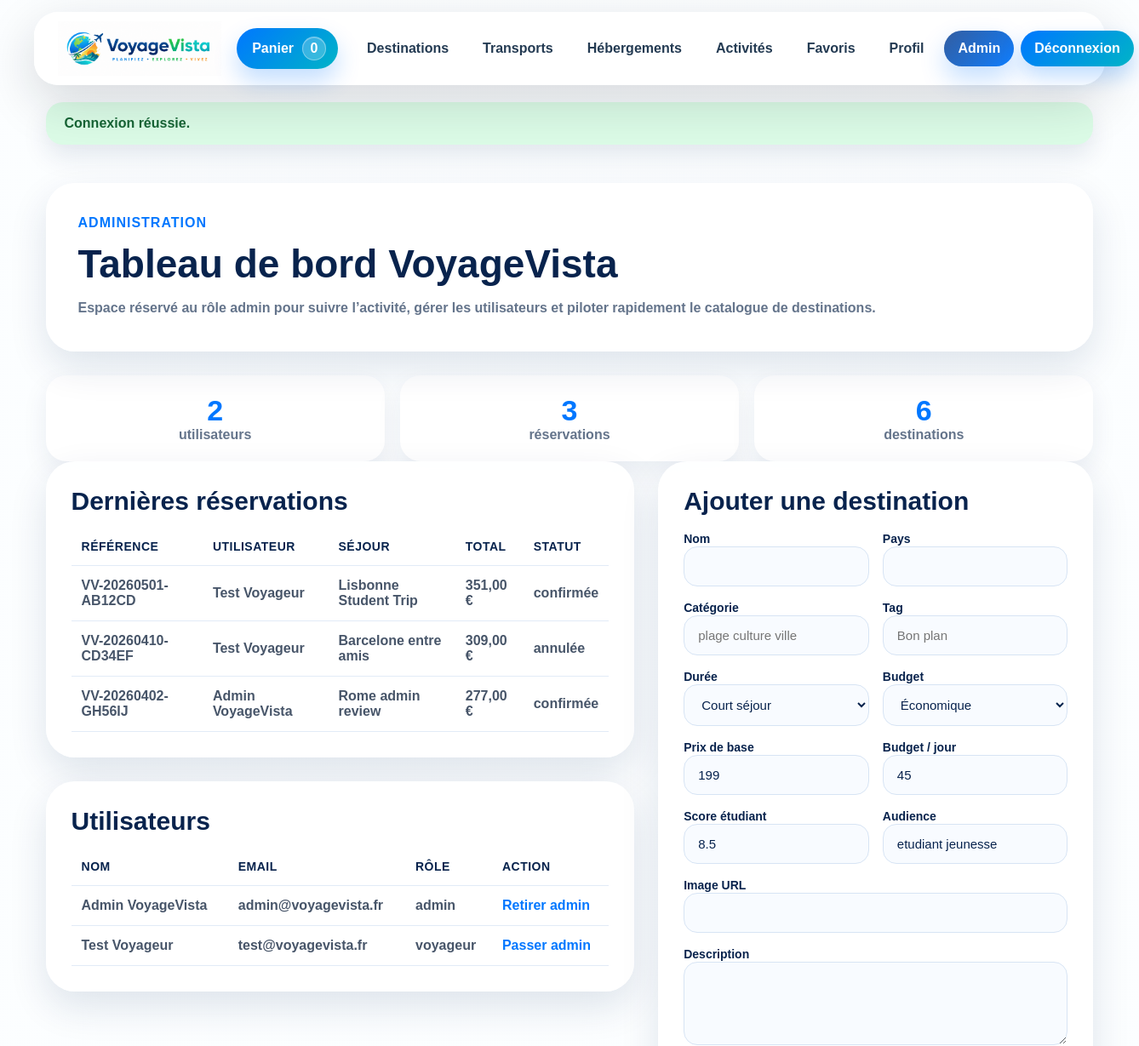
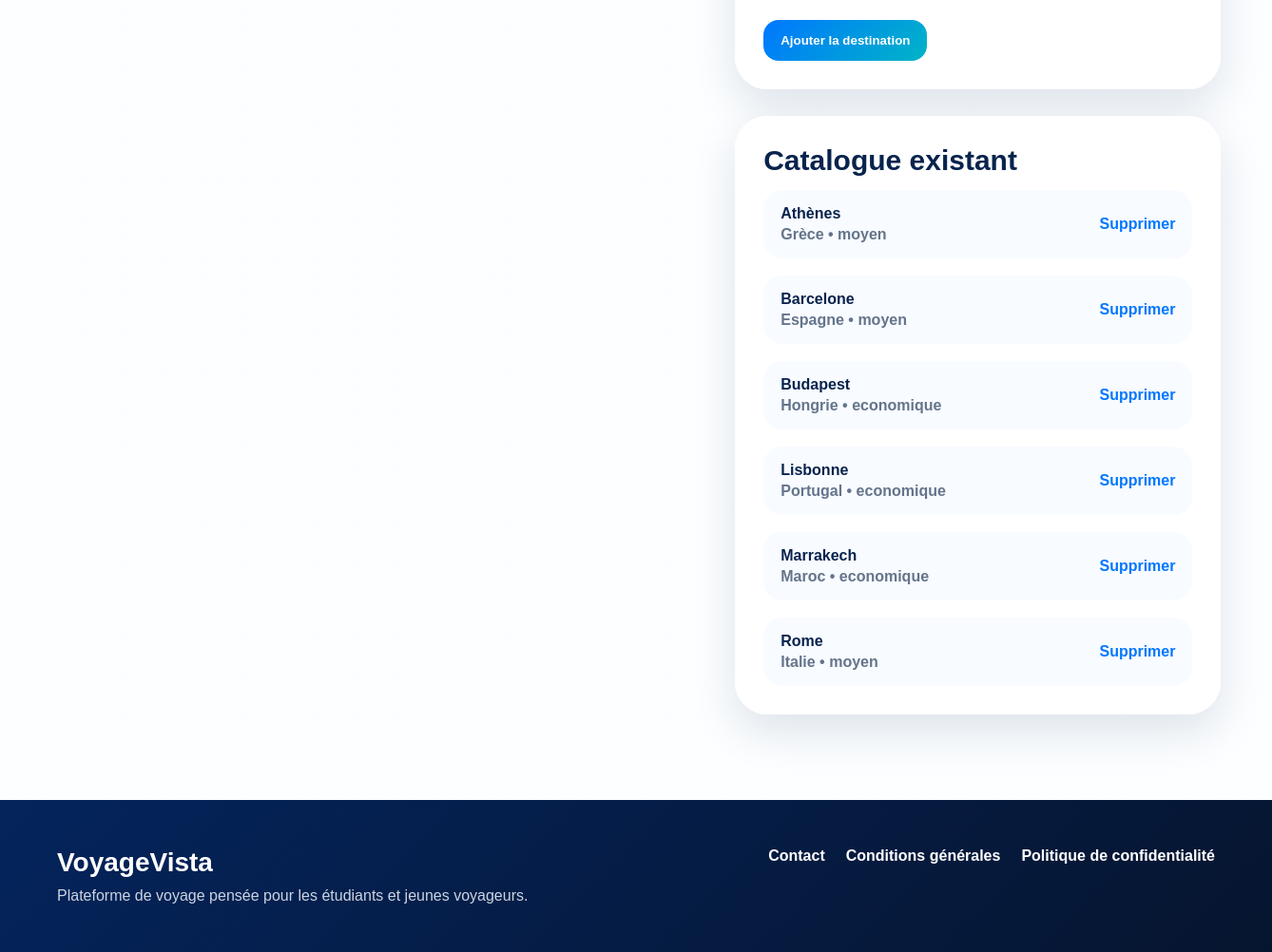
/index.php?page=admin (signed in), run on the app's committed database (2 pictures, top to bottom).
### tables this page shows
CREATE TABLE reservations (
    id INT AUTO_INCREMENT PRIMARY KEY,
    user_id INT NOT NULL,
    reference VARCHAR(40) NOT NULL UNIQUE,
    stay_label VARCHAR(150) NOT NULL,
    travelers INT NOT NULL DEFAULT 1,
    start_date DATE NULL,
    end_date DATE NULL,
    total_amount DECIMAL(10, 2) NOT NULL DEFAULT 0,
    payment_name VARCHAR(120) NOT NULL,
    payment_card_last4 CHAR(4) NOT NULL DEFAULT '0000',
    status ENUM('confirmée', 'annulée') NOT NULL DEFAULT 'confirmée',
    created_at TIMESTAMP NOT NULL DEFAULT CURRENT_TIMESTAMP,
    updated_at TIMESTAMP NULL DEFAULT CURRENT_TIMESTAMP ON UPDATE CURRENT_TIMESTAMP,
    CONSTRAINT fk_reservations_user
        FOREIGN KEY (user_id) REFERENCES users(id)
        ON DELETE CASCADE
);

CREATE TABLE users (
    id INT AUTO_INCREMENT PRIMARY KEY,
    firstname VARCHAR(80) NOT NULL,
    lastname VARCHAR(80) NOT NULL,
    email VARCHAR(150) NOT NULL UNIQUE,
    password_hash VARCHAR(255) NOT NULL,
    role ENUM('voyageur', 'admin') NOT NULL DEFAULT 'voyageur',
    created_at TIMESTAMP NOT NULL DEFAULT CURRENT_TIMESTAMP,
    updated_at TIMESTAMP NULL DEFAULT CURRENT_TIMESTAMP ON UPDATE CURRENT_TIMESTAMP
);

CREATE TABLE destinations (
    id INT AUTO_INCREMENT PRIMARY KEY,
    name VARCHAR(120) NOT NULL,
    country VARCHAR(120) NOT NULL,
    category VARCHAR(120) NOT NULL,
    duration_type ENUM('court', 'long') NOT NULL DEFAULT 'court',
    budget_level ENUM('economique', 'moyen', 'premium') NOT NULL DEFAULT 'economique',
    audience VARCHAR(120) NOT NULL DEFAULT 'etudiant',
    student_tag VARCHAR(120) NOT NULL DEFAULT 'Bon plan',
    description TEXT NOT NULL,
    base_price DECIMAL(10, 2) NOT NULL DEFAULT 0,
    daily_budget DECIMAL(10, 2) NOT NULL DEFAULT 0,
    student_score DECIMAL(4, 2) NOT NULL DEFAULT 0,
    image_url VARCHAR(255) NOT NULL,
    created_at TIMESTAMP NOT NULL DEFAULT CURRENT_TIMESTAMP
);

### config/repositories.php (called while the page is built, shortened)
<?php
function fetch_all_rows($sql, array $params = [])
{
    $pdo = db();
    $statement = $pdo->prepare($sql);
    $statement->execute($params);
    return $statement->fetchAll();
}
function fetch_one_row($sql, array $params = [])
{
    $pdo = db();
    $statement = $pdo->prepare($sql);
    $statement->execute($params);
    $row = $statement->fetch();
    return $row ?: null;
}
function list_users()
{
    return fetch_all_rows(
        'SELECT id, firstname, lastname, email, role, created_at
         FROM users
         ORDER BY created_at DESC'
    );
}
function get_dashboard_stats()
{
    return [
        'users' => (int) (fetch_one_row('SELECT COUNT(*) AS total FROM users')['total'] ?? 0),
        'reservations' => (int) (fetch_one_row('SELECT COUNT(*) AS total FROM reservations')['total'] ?? 0),
        'destinations' => (int) (fetch_one_row('SELECT COUNT(*) AS total FROM destinations')['total'] ?? 0),
    ];
}
function get_recent_reservations($limit = 5)
{
    $limit = max(1, (int) $limit);
    return fetch_all_rows(
        "SELECT reservations.id,
                reservations.reference,
                reservations.stay_label,
                reservations.total_amount,
                reservations.status,
                reservations.created_at,
                users.firstname,
                users.lastname,
                users.email
         FROM reservations
         INNER JOIN users ON users.id = reservations.user_id
         ORDER BY reservations.created_at DESC
         LIMIT {$limit}"
    );
}
function get_destinations(array $filters = [])
{
    $sql = 'SELECT *
            FROM destinations
            WHERE 1 = 1';
    $params = [];
    $sort = $filters['sort'] ?? 'score';
    $orderBy = [
        'prix' => 'base_price ASC',
        'nom' => 'name ASC',
        'budget_jour' => 'daily_budget ASC',
        'score' => 'student_score DESC',
    ];
    $sql .= ' ORDER BY ' . ($orderBy[$sort] ?? 'student_score DESC');
    return fetch_all_rows($sql, $params);
}

### config/helpers.php (called while the page is built, shortened)
<?php
function e($value)
{
    return htmlspecialchars((string) $value, ENT_QUOTES, 'UTF-8');
}
function format_price($amount)
{
    return number_format((float) $amount, 2, ',', ' ');
}

### pages/admin.php (the view, shortened to what this page needs)
<?php
$stats = db_is_available() ? get_dashboard_stats() : ['users' => 0, 'reservations' => 0, 'destinations' => 0];
$recentReservations = db_is_available() ? get_recent_reservations(5) : [];
$users = db_is_available() ? list_users() : [];
$destinations = db_is_available() ? get_destinations(['sort' => 'nom']) : [];
?>
<section class="admin-page">
    <div class="admin-hero">
        <div>
            <span>Administration</span>
            <h1>Tableau de bord VoyageVista</h1>
            <p>
                Espace réservé au rôle admin pour suivre l’activité, gérer les utilisateurs
                et piloter rapidement le catalogue de destinations.
            </p>
        </div>
    </div>
    <div class="admin-stats">
        <article class="admin-stat-card">
            <strong><?php echo (int) $stats['users']; ?></strong>
            <span>utilisateurs</span>
        </article>
        <article class="admin-stat-card">
            <strong><?php echo (int) $stats['reservations']; ?></strong>
            <span>réservations</span>
        </article>
        <article class="admin-stat-card">
            <strong><?php echo (int) $stats['destinations']; ?></strong>
            <span>destinations</span>
        </article>
    </div>
    <div class="admin-layout">
        <div class="admin-column">
            <section class="admin-card">
                <h2>Dernières réservations</h2>
                <?php if (empty($recentReservations)) { ?>
                    <p class="empty-state">Aucune réservation récente à afficher.</p>
                <?php } else { ?>
                    <div class="admin-table-wrap">
                        <table class="admin-table">
                            <thead>
                                <tr>
                                    <th>Référence</th>
                                    <th>Utilisateur</th>
                                    <th>Séjour</th>
                                    <th>Total</th>
                                    <th>Statut</th>
                                </tr>
                            </thead>
                            <tbody>
                                <?php foreach ($recentReservations as $reservation) { ?>
                                    <tr>
                                        <td><?php echo e($reservation['reference']); ?></td>
                                        <td><?php echo e(trim($reservation['firstname'] . ' ' . $reservation['lastname'])); ?></td>
                                        <td><?php echo e($reservation['stay_label']); ?></td>
                                        <td><?php echo format_price($reservation['total_amount']); ?> €</td>
                                        <td><?php echo e($reservation['status']); ?></td>
                                    </tr>
                                <?php } ?>
                            </tbody>
                        </table>
                    </div>
                <?php } ?>
            </section>
            <section class="admin-card">
                <h2>Utilisateurs</h2>
                <?php if (empty($users)) { ?>
                    <p class="empty-state">Aucun utilisateur trouvé.</p>
                <?php } else { ?>
                    <div class="admin-table-wrap">
                        <table class="admin-table">
                            <thead>
                                <tr>
                                    <th>Nom</th>
                                    <th>Email</th>
                                    <th>Rôle</th>
                                    <th>Action</th>
                                </tr>
                            </thead>
                            <tbody>
                                <?php foreach ($users as $listedUser) { ?>
                                    <tr>
                                        <td><?php echo e($listedUser['firstname'] . ' ' . $listedUser['lastname']); ?></td>
                                        <td><?php echo e($listedUser['email']); ?></td>
                                        <td><?php echo e($listedUser['role']); ?></td>
                                        <td>
                                            <?php if ($listedUser['role'] === 'admin') { ?>
                                                <a href="actions/toggle_admin.php?id=<?php echo (int) $listedUser['id']; ?>&role=voyageur">
                                                    Retirer admin
                                                </a>
                                            <?php } else { ?>
                                                <a href="actions/toggle_admin.php?id=<?php echo (int) $listedUser['id']; ?>&role=admin">
                                                    Passer admin
                                                </a>
                                            <?php } ?>
                                        </td>
                                    </tr>
                                <?php } ?>
                            </tbody>
                        </table>
                    </div>
                <?php } ?>
            </section>
        </div>
        <div class="admin-column">
            <section class="admin-card">
                <h2>Ajouter une destination</h2>
                <form action="actions/save_destination.php" method="POST" class="admin-form">
                    <div class="admin-form-grid">
                        <div>
                            <label for="destination-name">Nom</label>
                            <input id="destination-name" type="text" name="name" required>
                        </div>
                        <div>
                            <label for="destination-country">Pays</label>
                            <input id="destination-country" type="text" name="country" required>
                        </div>
                        <div>
                            <label for="destination-category">Catégorie</label>
                            <input id="destination-category" type="text" name="category" placeholder="plage culture ville" required>
                        </div>
                        <div>
                            <label for="destination-tag">Tag</label>
                            <input id="destination-tag" type="text" name="student_tag" placeholder="Bon plan">
                        </div>
                        <div>
                            <label for="destination-duration">Durée</label>
                            <select id="destination-duration" name="duration_type">
                                <option value="court">Court séjour</option>
                            </select>
                        </div>
                        <div>
                            <label for="destination-budget-level">Budget</label>
                            <select id="destination-budget-level" name="budget_level">
                                <option value="economique">Économique</option>
                            </select>
                        </div>
                        <div>
                            <label for="destination-base-price">Prix de base</label>
                            <input id="destination-base-price" type="number" step="0.01" name="base_price" value="199">
                        </div>
                        <div>
                            <label for="destination-daily-budget">Budget / jour</label>
                            <input id="destination-daily-budget" type="number" step="0.01" name="daily_budget" value="45">
                        </div>
                        <div>
                            <label for="destination-score">Score étudiant</label>
                            <input id="destination-score" type="number" step="0.1" name="student_score" value="8.5">
                        </div>
                        <div>
                            <label for="destination-audience">Audience</label>
                            <input id="destination-audience" type="text" name="audience" value="etudiant jeunesse">
                        </div>
                        <div class="full-width">
                            <label for="destination-image">Image URL</label>
                            <input id="destination-image" type="url" name="image_url" required>
                        </div>
                        <div class="full-width">
                            <label for="destination-description">Description</label>
                            <textarea id="destination-description" name="description" rows="4" required></textarea>
                        </div>
                    </div>
                    <button type="submit">Ajouter la destination</button>
                </form>
            </section>
            <section class="admin-card">
                <h2>Catalogue existant</h2>
                <?php if (empty($destinations)) { ?>
                    <p class="empty-state">Aucune destination enregistrée.</p>
                <?php } else { ?>
                    <div class="admin-destination-list">
                        <?php foreach ($destinations as $destination) { ?>
                            <article class="admin-destination-row">
                                <div>
                                    <strong><?php echo e($destination['name']); ?></strong>
                                    <span><?php echo e($destination['country']); ?> • <?php echo e($destination['budget_level']); ?></span>
                                </div>
                                <a href="actions/delete_destination.php?id=<?php echo (int) $destination['id']; ?>">
                                    Supprimer
                                </a>
                            </article>
                        <?php } ?>
                    </div>
                <?php } ?>
            </section>
        </div>
    </div>
</section>

### data on the page
reservations: reference "VV-20260501-AB12CD", user.lastname "Test Voyageur", stay_label "Lisbonne Student Trip", total_amount "351,00", status "confirmée"
reservations: reference "VV-20260410-CD34EF", user.lastname "Test Voyageur", stay_label "Barcelone entre amis", total_amount "309,00", status "annulée"
reservations: reference "VV-20260402-GH56IJ", user.lastname "Admin VoyageVista", stay_label "Rome admin review", total_amount "277,00", status "confirmée"
users: firstname+lastname "Admin VoyageVista", email "admin@voyagevista.fr", role "admin"
users: firstname+lastname "Test Voyageur", email "test@voyagevista.fr", role "voyageur"
destinations: name "Athènes", country "Grèce", budget_level "moyen"
destinations: name "Barcelone", country "Espagne", budget_level "moyen"
destinations: name "Budapest", country "Hongrie", budget_level "economique"
destinations: name "Lisbonne", country "Portugal", budget_level "economique"
destinations: name "Marrakech", country "Maroc", budget_level "economique"
destinations: name "Rome", country "Italie", budget_level "moyen"

### other printed values
$cartCount "0"
$flash['message'] "Connexion réussie."
$stats['users'] "2"
$stats['reservations'] "3"
$stats['destinations'] "6"
